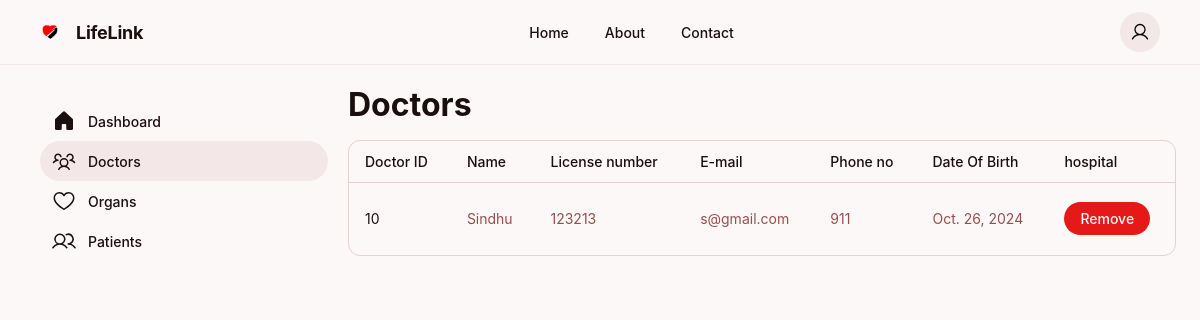
Page /hospital_doctors/1 on the earlier database version.
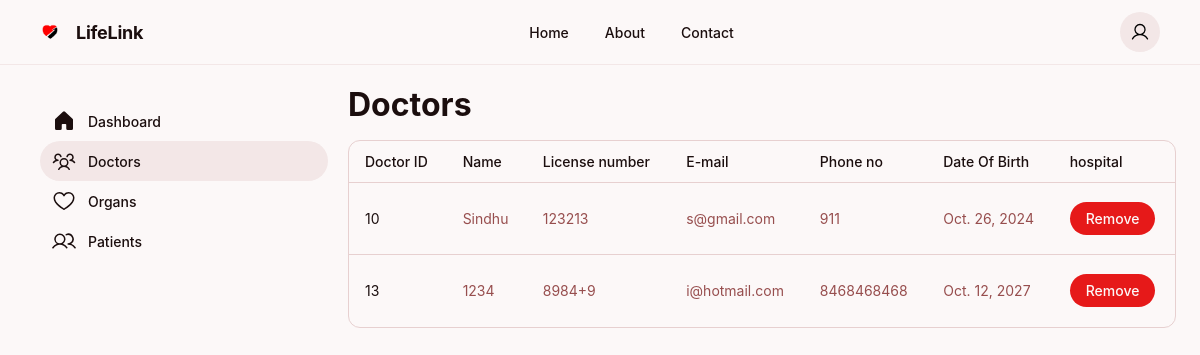
Same page on the later database version.
### tables/models.py (models this page shows, shortened)
class Doctor(models.Model):
    doctor_email = models.EmailField(max_length=254, unique=True, validators=[EmailValidator()])
    license_no = models.CharField(max_length=255)
    name = models.CharField(max_length=255)
    phone_no = models.CharField(max_length=15)
    dob = models.DateField()
    hospital = models.ForeignKey(Hospital, on_delete=models.SET_NULL, null=True, blank=True)
    address = models.CharField(max_length=400,null = True , blank=True)
    pic = models.ImageField(upload_to = "pictures",null=True,blank = True)

### ods/views.py (the view)
# urls.py: path('hospital_doctors/<int:id>',views.hospital_doctors,name = "hospital_doctors"),
def hospital_doctors(request,id):
    hospital_info = Hospital.objects.get(id = id)
    doctor_info = Doctor.objects.filter(hospital = id)
    return render(request,'hospital-doctors.html',context = {'id':id,'hospital_info': hospital_info,'doctor_info':doctor_info})

### templates/hospital-doctors.html (shortened to what this page needs)
<!DOCTYPE html>
{% load static %}
<html>
<head>
    <link rel="stylesheet" href = "{% static 'css/hospital.css' %}">
</head>
<body>
    <header>
        <div class="logo-container">
            <img src="{% static  'images/logo.png' %}" style="height: 20px;"/>
            <h2 class="brand-name">LifeLink</h2>
        </div>
        <nav class="nav-links">
            <a href="#" class="nav-link">Home</a>
            <a href="#" class="nav-link">About</a>
            <a href="#" class="nav-link">Contact</a>
        </nav>
        <div class="header-actions">
            <button class="icon-button">
            </button>
        </div>
    </header>
    <div class="main-container">
        <aside class="sidebar">
            <a href="/hospital_dashboard/{{id}}" class="sidebar-link ">
                Dashboard
            </a>
            <a href="/hospital_doctors/{{id}}" class="sidebar-link active">
                Doctors
            </a>
            <a href="/hospital_organs/{{id}}" class="sidebar-link ">
                Organs
            </a>
            <a href="/hospital_patients/{{id}}" class="sidebar-link ">
                Patients
            </a>
        </aside>
        <main class="main-content">
            <div class="dashboard-header">
                <h1 class="dashboard-title">Doctors</h1>
            </div>
            <div class="table-container">
                <table>
                    <thead>
                        <tr>
                            <th>Doctor ID</th>
                            <th>Name</th>
                            <th>License number</th>
                            <th>E-mail</th>
                            <th>Phone no</th>
                            <th>Date Of Birth</th>
                            <th>hospital</th>
                        </tr>
                    </thead>
                    <tbody>
                        {% for items in doctor_info %}
                        <tr>
                          <td>{{ items.id }}</td>
                          <td>{{ items.name }}</td>
                          <td>{{ items.license_no }}</td>
                          <td>{{ items.doctor_email }}</td>
                          <td>{{ items.phone_no }}</td>
                          <td>{{ items.dob }}</td>
                          <td><a href = "/remove/{{id}}/{{items.doctor_email}}" ><button class = "action-button">Remove </button></a></td>
                        </tr>
                      {% endfor %}
                    </tbody>
                </table>
            </div>
        </main>
    </div>
</body>
</html>

Differences in the rows shown:
added Doctor: id "13", name "1234", license_no "8984+9", doctor_email "i@hotmail.com", phone_no "8468468468", dob "Oct. 12, 2027"
